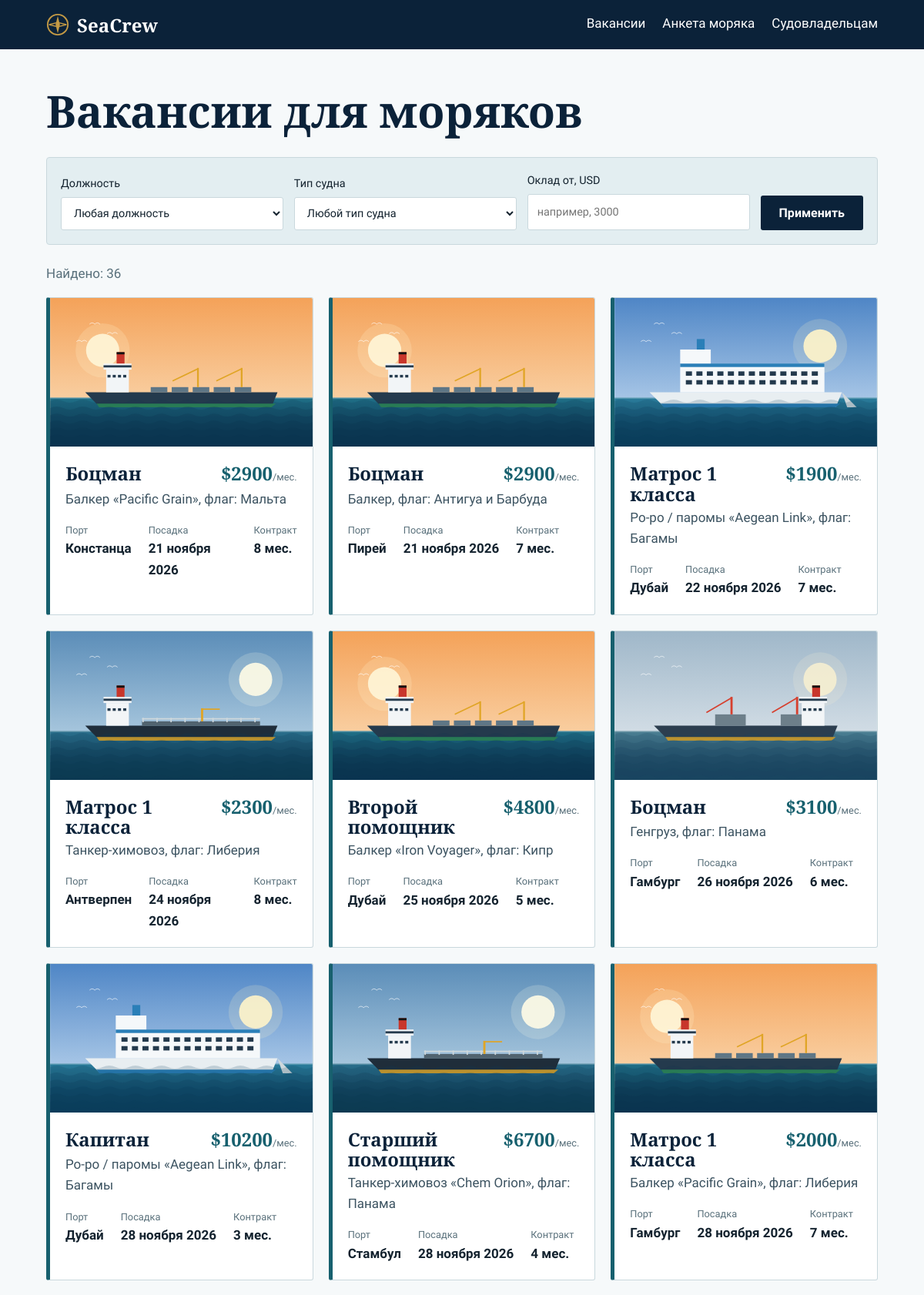
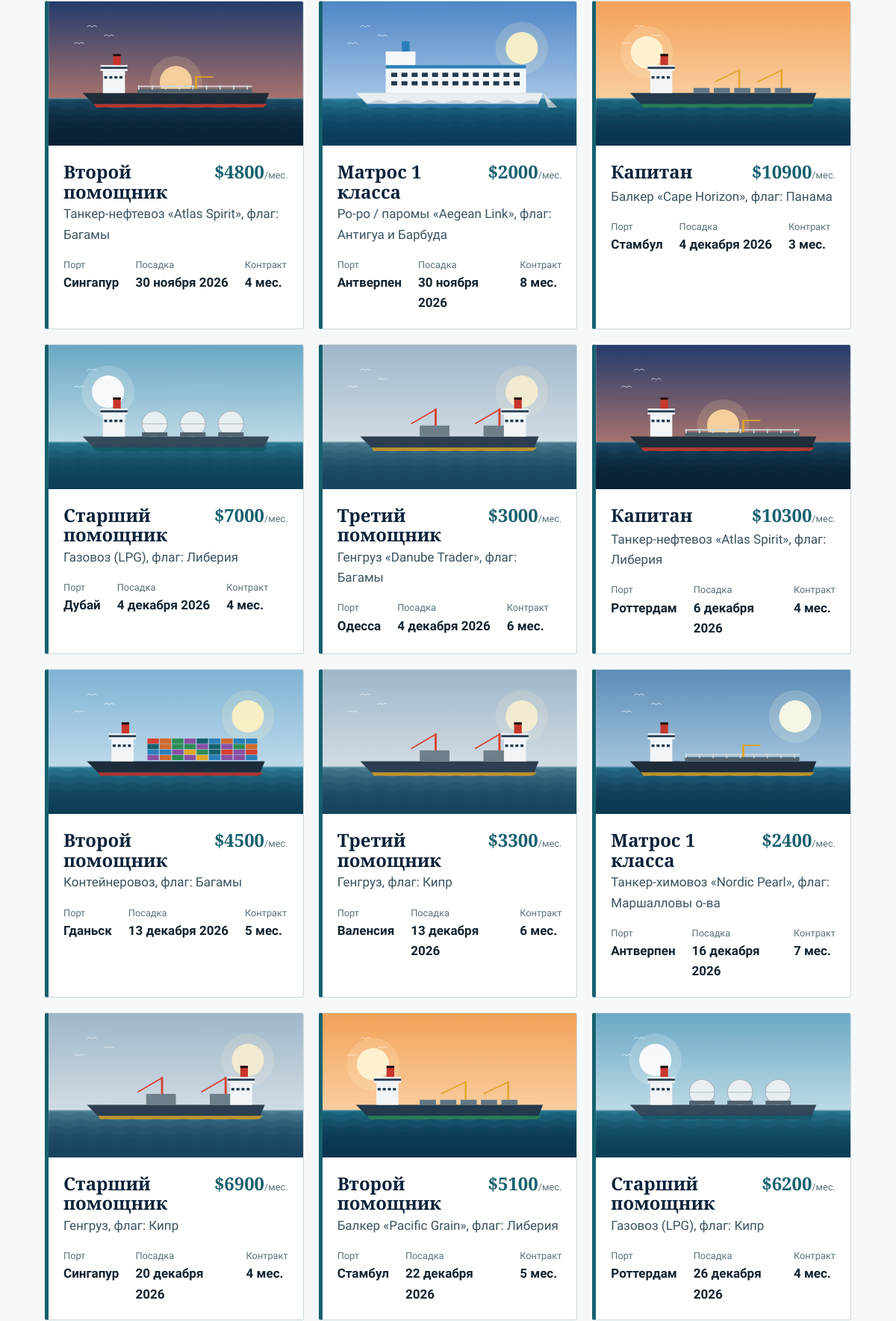
Page /vacancies/ (upper part) on the committed database (2 pictures, top to bottom).
### crew/models.py (models this page shows, shortened)
class Vacancy(models.Model):
    rank = models.ForeignKey(Rank, on_delete=models.PROTECT, verbose_name="Должность", related_name="vacancies")
    vessel_type = models.ForeignKey(VesselType, on_delete=models.PROTECT, verbose_name="Тип судна", related_name="vacancies")
    vessel_name = models.CharField("Название судна", max_length=100, blank=True)
    flag = models.CharField("Флаг", max_length=60, blank=True)
    salary_usd = models.PositiveIntegerField("Оклад, USD / мес.")
    contract_months = models.PositiveSmallIntegerField("Контракт, мес.", default=6)
    joining_port = models.CharField("Порт посадки", max_length=100)
    joining_date = models.DateField("Дата посадки")
    min_experience = models.PositiveSmallIntegerField("Мин. опыт в должности, лет", default=0)
    requirements = models.TextField("Требования", blank=True)
    photo = models.ImageField("Своё фото судна", upload_to="vessels/", blank=True,
                              help_text="Необязательно. Если не загружено — берётся иллюстрация по типу судна")
    is_active = models.BooleanField("Открыта", default=True)
    created_at = models.DateTimeField(auto_now_add=True)
    class Meta:
        verbose_name = "вакансия"
        verbose_name_plural = "вакансии"
        ordering = ["joining_date"]
    def get_absolute_url(self):
        return reverse("vacancy_detail", args=[self.pk])
    @property
    def image_url(self):
        if self.photo:
            return self.photo.url
        return static(f"img/{self.vessel_type.kind}.svg")

class VesselType(models.Model):
    name = models.CharField("Тип судна", max_length=80, unique=True)
    kind = models.CharField("Иллюстрация", max_length=12, choices=VesselKind.choices,
                            default=VesselKind.GENERAL, help_text="Какая картинка показывается у вакансий этого типа")
    class Meta:
        verbose_name = "тип судна"
        verbose_name_plural = "типы судов"
        ordering = ["name"]
    def __str__(self):
        return self.name

class Rank(models.Model):
    name = models.CharField("Должность", max_length=80, unique=True)
    department = models.CharField("Служба", max_length=10, choices=Department.choices)
    class Meta:
        verbose_name = "должность"
        verbose_name_plural = "должности"
        ordering = ["department", "name"]
    def __str__(self):
        return self.name

### crew/views.py (the view, shortened to what this page needs)
# urls.py: path("vacancies/", views.vacancy_list, name="vacancy_list"),
def vacancy_list(request):
    form = VacancyFilterForm(request.GET or None)
    qs = Vacancy.objects.filter(is_active=True).select_related("rank", "vessel_type")
    return render(request, "crew/vacancy_list.html", {"vacancies": qs, "form": form})

### crew/forms.py
class VacancyFilterForm(forms.Form):
    rank = forms.ModelChoiceField(Rank.objects.all(), required=False, empty_label="Любая должность", label="Должность")
    vessel_type = forms.ModelChoiceField(VesselType.objects.all(), required=False, empty_label="Любой тип судна", label="Тип судна")
    min_salary = forms.IntegerField(required=False, min_value=0, label="Оклад от, USD",
                                    widget=forms.NumberInput(attrs={"placeholder": "например, 3000"}))

### crew/templates/crew/vacancy_list.html (shortened to what this page needs)
{% extends "crew/base.html" %}
{% block content %}
<section class="page wrap">
  <h1>Вакансии для моряков</h1>
  <form class="chart chart--light" method="get" aria-label="Фильтр вакансий">
    <label>Должность {{ form.rank }}</label>
    <label>Тип судна {{ form.vessel_type }}</label>
    <label>Оклад от, USD {{ form.min_salary }}</label>
    <button class="btn btn--navy" type="submit">Применить</button>
  </form>
  <p class="count">Найдено: {{ vacancies|length }}</p>
  <div class="grid">
    {% for v in vacancies %}{% include "crew/_vacancy_card.html" %}{% empty %}
      <p class="empty">По этим условиям вакансий нет. Снимите часть фильтров или <a href="{% url 'apply' %}">оставьте анкету</a> — мы свяжемся, когда появится подходящая.</p>
    {% endfor %}
  </div>
</section>
{% endblock %}

### crew/templates/crew/_vacancy_card.html
<article class="vcard">
  <a class="vcard__img" href="{{ v.get_absolute_url }}" tabindex="-1" aria-hidden="true"><img src="{{ v.image_url }}" alt="" loading="lazy"></a>
  <div class="vcard__body">
  <div class="vcard__head">
    <h3><a href="{{ v.get_absolute_url }}">{{ v.rank }}</a></h3>
    <p class="vcard__pay">${{ v.salary_usd }}<small>/мес.</small></p>
  </div>
  <p class="vcard__vessel">{{ v.vessel_type }}{% if v.vessel_name %} «{{ v.vessel_name }}»{% endif %}{% if v.flag %}, флаг: {{ v.flag }}{% endif %}</p>
  <dl class="vcard__meta">
    <div><dt>Порт</dt><dd>{{ v.joining_port }}</dd></div>
    <div><dt>Посадка</dt><dd>{{ v.joining_date|date:"j E Y" }}</dd></div>
    <div><dt>Контракт</dt><dd>{{ v.contract_months }} мес.</dd></div>
  </dl>
  </div>
</article>

### static/css/site.css (style rules this page uses)
:root { --abyss:#0B2239; --tide:#17606E; --foam:#E3EEF1; --sail:#F6F9FA; --brass:#C49A45; --signal:#D6402F; --ink:#14232F; --line:#C9D8DD; --serif:"Alegreya",Georgia,serif; --sans:"Onest",system-ui,sans-serif; }
* { box-sizing:border-box }
html { scroll-behavior:smooth }
body { margin:0;font:400 17px/1.6 var(--sans);color:var(--ink);background:var(--sail) }
h1,h2,h3 { font-family:var(--serif);line-height:1.1;margin:0 0 .5em;color:var(--abyss) }
h1 { font-size:clamp(2.2rem,5vw,3.6rem);font-weight:800 }
h3 { font-size:1.5rem;font-weight:700 }
a { color:var(--tide) }
.wrap { max-width:1120px;margin:0 auto;padding:0 20px }
.btn { display:inline-block;border:0;border-radius:3px;padding:13px 24px;font:600 1rem var(--sans);text-decoration:none;cursor:pointer;color:#fff }
.btn--navy { background:var(--abyss) }
.chart { display:grid;grid-template-columns:repeat(3,1fr) auto;gap:14px;align-items:end;background:rgba(255,255,255,.08);border:1px solid rgba(255,255,255,.25);border-radius:4px;padding:18px;margin-top:32px;backdrop-filter:blur(4px) }
.chart label { display:flex;flex-direction:column;gap:6px;font-size:.9rem;color:#CFE0E6 }
.chart select,.chart input { width:100%;padding:11px 12px;border-radius:3px;border:1px solid var(--line);font:inherit;background:#fff;color:var(--ink) }
.chart--light { background:var(--foam);border-color:var(--line);margin:24px 0 }
.chart--light label { color:var(--ink) }
.grid { display:grid;grid-template-columns:repeat(auto-fill,minmax(310px,1fr));gap:20px }
.vcard { background:#fff;border:1px solid var(--line);border-left:5px solid var(--tide);border-radius:3px;padding:20px }
.vcard__head { display:flex;justify-content:space-between;gap:12px;align-items:baseline }
.vcard h3 { margin:0 }
.vcard h3 a { color:var(--abyss);text-decoration:none }
.vcard__pay { margin:0;font:800 1.5rem var(--serif);color:var(--tide);white-space:nowrap }
.vcard__pay small { font:400 .8rem var(--sans);color:#59707B }
.vcard__vessel { margin:.2em 0 1em;color:#3C5361 }
.vcard__meta,.facts { display:grid;gap:10px;margin:0 }
.vcard__meta { grid-template-columns:repeat(3,auto);justify-content:start;gap:22px }
dt { font-size:.8rem;color:#59707B }
dd { margin:0;font-weight:600 }
.page { padding:48px 20px 72px }
.count { color:#59707B }
.vcard { padding:0;overflow:hidden;display:flex;flex-direction:column }
.vcard__img { display:block;aspect-ratio:600/340;overflow:hidden;background:var(--foam) }
.vcard__img img { width:100%;height:100%;object-fit:cover;display:block;transition:transform .4s }
.vcard__body { padding:18px 20px 20px }

### rows in the picture
Vacancy: image_url (picture), rank "Боцман", salary_usd "2900", vessel_type "Балкер", vessel_name "Pacific Grain", flag "Мальта", joining_port "Констанца", joining_date "21 ноября 2026", contract_months "8"
Vacancy: image_url (picture), rank "Боцман", salary_usd "2900", vessel_type "Балкер", flag "Антигуа и Барбуда", joining_port "Пирей", joining_date "21 ноября 2026", contract_months "7"
Vacancy: image_url (picture), rank "Матрос 1 класса", salary_usd "1900", vessel_type "Ро-ро / паромы", vessel_name "Aegean Link", flag "Багамы", joining_port "Дубай", joining_date "22 ноября 2026", contract_months "7"
Vacancy: image_url (picture), rank "Матрос 1 класса", salary_usd "2300", vessel_type "Танкер-химовоз", flag "Либерия", joining_port "Антверпен", joining_date "24 ноября 2026", contract_months "8"
Vacancy: image_url (picture), rank "Второй помощник", salary_usd "4800", vessel_type "Балкер", vessel_name "Iron Voyager", flag "Кипр", joining_port "Дубай", joining_date "25 ноября 2026", contract_months "5"
Vacancy: image_url (picture), rank "Боцман", salary_usd "3100", vessel_type "Генгруз", flag "Панама", joining_port "Гамбург", joining_date "26 ноября 2026", contract_months "6"
Vacancy: image_url (picture), rank "Капитан", salary_usd "10200", vessel_type "Ро-ро / паромы", vessel_name "Aegean Link", flag "Багамы", joining_port "Дубай", joining_date "28 ноября 2026", contract_months "3"
Vacancy: image_url (picture), rank "Старший помощник", salary_usd "6700", vessel_type "Танкер-химовоз", vessel_name "Chem Orion", flag "Панама", joining_port "Стамбул", joining_date "28 ноября 2026", contract_months "4"
Vacancy: image_url (picture), rank "Матрос 1 класса", salary_usd "2000", vessel_type "Балкер", vessel_name "Pacific Grain", flag "Либерия", joining_port "Гамбург", joining_date "28 ноября 2026", contract_months "7"
Vacancy: image_url (picture), rank "Второй помощник", salary_usd "4800", vessel_type "Танкер-нефтевоз", vessel_name "Atlas Spirit", flag "Багамы", joining_port "Сингапур", joining_date "30 ноября 2026", contract_months "4"
Vacancy: image_url (picture), rank "Матрос 1 класса", salary_usd "2000", vessel_type "Ро-ро / паромы", vessel_name "Aegean Link", flag "Антигуа и Барбуда", joining_port "Антверпен", joining_date "30 ноября 2026", contract_months "8"
Vacancy: image_url (picture), rank "Капитан", salary_usd "10900", vessel_type "Балкер", vessel_name "Cape Horizon", flag "Панама", joining_port "Стамбул", joining_date "4 декабря 2026", contract_months "3"
Vacancy: rank "Старший помощник", salary_usd "7000", vessel_type "Газовоз (LPG)", flag "Либерия", joining_port "Дубай", joining_date "4 декабря 2026", contract_months "4"
Vacancy: image_url (picture), rank "Третий помощник", salary_usd "3000", vessel_type "Генгруз", vessel_name "Danube Trader", flag "Багамы", joining_port "Одесса", joining_date "4 декабря 2026", contract_months "6"
Vacancy: image_url (picture), rank "Капитан", salary_usd "10300", vessel_type "Танкер-нефтевоз", vessel_name "Atlas Spirit", flag "Либерия", joining_port "Роттердам", joining_date "6 декабря 2026", contract_months "4"
Vacancy: image_url (picture), rank "Второй помощник", salary_usd "4500", vessel_type "Контейнеровоз", flag "Багамы", joining_port "Гданьск", joining_date "13 декабря 2026", contract_months "5"
Vacancy: image_url (picture), rank "Третий помощник", salary_usd "3300", vessel_type "Генгруз", flag "Кипр", joining_port "Валенсия", joining_date "13 декабря 2026", contract_months "6"
Vacancy: image_url (picture), rank "Матрос 1 класса", salary_usd "2400", vessel_type "Танкер-химовоз", vessel_name "Nordic Pearl", flag "Маршалловы о-ва", joining_port "Антверпен", joining_date "16 декабря 2026", contract_months "7"
Vacancy: image_url (picture), rank "Старший помощник", salary_usd "6900", vessel_type "Генгруз", flag "Кипр", joining_port "Сингапур", joining_date "20 декабря 2026", contract_months "4"
Vacancy: image_url (picture), rank "Второй помощник", salary_usd "5100", vessel_type "Балкер", vessel_name "Pacific Grain", flag "Либерия", joining_port "Стамбул", joining_date "22 декабря 2026", contract_months "5"
Vacancy: rank "Старший помощник", salary_usd "6200", vessel_type "Газовоз (LPG)", flag "Кипр", joining_port "Роттердам", joining_date "26 декабря 2026", contract_months "4"

### other values in the picture
{{ vacancies|length }} "36"
